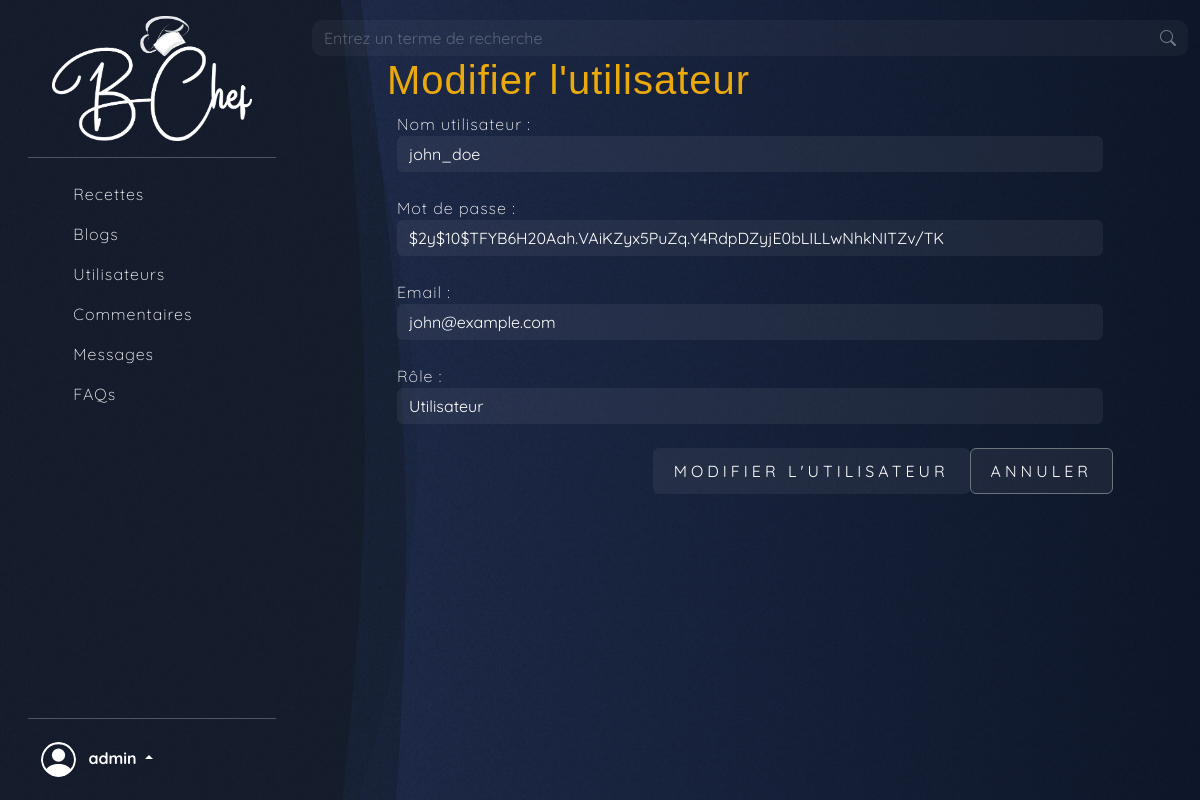
Page /admin/edit_utilisateurs.php?id_utilisateur=1&action=edit (signed in) on the committed database.
### tables this page shows
CREATE TABLE `utilisateurs` (
  `id_utilisateur` int(11) NOT NULL,
  `nom_utilisateur` varchar(50) NOT NULL,
  `mot_de_passe` varchar(255) NOT NULL,
  `email` varchar(100) NOT NULL,
  `cree_le` timestamp NOT NULL DEFAULT current_timestamp(),
  `role` enum('admin','utilisateur') NOT NULL DEFAULT 'utilisateur'
);

### admin/edit_utilisateurs.php (the view, shortened to what this page needs)
<?php
include 'header_admin.php';
$connexion = connexion();
try
{
    function getutilisateurById($connexion, $id_utilisateur) {
        $res = $connexion->prepare("SELECT * FROM utilisateurs WHERE id_utilisateur = ?");
        $res->execute([$id_utilisateur]);
        return $res->fetch(PDO::FETCH_ASSOC);
    }
    if (isset($_GET['id_utilisateur'])) {
        $id_utilisateur = $_GET['id_utilisateur'];
        $utilisateur = getutilisateurById($connexion, $id_utilisateur);
    } else {
        echo "ID de l'utilisateur non spécifié.";
        exit;
    }
} catch (PDOException $e) {
    $message = 'Erreur : ' . $e->getMessage();
}
?>
<div class="box">
    <div class="form-content">
        <div class="row justify-content-center">
            <div class="col-10">
                <h1>Modifier l'utilisateur</h1>
                <form action="" method="POST" class="modal-block">
                    <table class="w-100">
                        <tr>
                          <td colspan="2"><label for="nom_utilisateur">Nom utilisateur :</label><br>
                            <input type="text" id="nom_utilisateur" name="nom_utilisateur" class="form-control" required value="<?php echo $utilisateur['nom_utilisateur'];?>"><br>
                          </td>
                        </tr>
                        <tr>
                          <td colspan="2"><label for="mot_de_passe">Mot de passe :</label><br>
                            <input type="text" id="mot_de_passe" name="mot_de_passe" class="form-control" required value="<?php echo $utilisateur['mot_de_passe'];?>"><br>
                          </td>
                        </tr>
                        <tr>
                          <td colspan="2"><label for="email">Email :</label><br>
                            <input type="email" id="email" name="email" class="form-control" required value="<?php echo $utilisateur['email'];?>"><br>
                          </td>
                        </tr>
                        <tr>
                          <td><label for="role">Rôle :</label><br>
                            <select id="role" name="role" class="form-select" required>
                              <option value="utilisateur" <?php if($utilisateur['role'] == 'utilisateur') echo 'selected'; ?>>Utilisateur</option>
                            </select><br>
                          </td>
                        </tr>
                      </table>
                      <div class="modal-footer">
                        <button type="submit" name="submit_edit" class="btn boutton">Modifier l'utilisateur</button>
                        <a href="admin_utilisateurs.php" class="btn btn-secondary boutton">Annuler</a>
                      </div>
                    </form>
            </div>
        </div>
    </div>
</div>
</body>
</html>

### admin/style.css (style rules this page uses)
* { margin: 0; padding: 0; -webkit-box-sizing: border-box; box-sizing: border-box; }
body { font-family: "Quicksand", sans-serif; font-optical-sizing: auto; font-weight: 100; font-size: 16px; font-style: normal; letter-spacing: 1px; color: black; background: rgb(15,24,44); background: linear-gradient(270deg, #0f182c 0%, #27355a 100%); color: white; }
body::after { content: url(); background-image: url(../images/Background\ Noise.svg); background-size: cover; background-repeat: repeat; background-position: center; position: fixed; height: 100%; top: 0; left: 0; bottom: 0; right: 0; z-index: -1; }
h1 { font-family: "Archivo Black", sans-serif; font-optical-sizing: auto; font-weight: 500; font-size: 40px; color: #EAA90C; }
a { text-decoration: none; color: white; }
.modal-block input, .modal-block textarea, .modal-block select { background: #ffffff0f; color: white; border: 0; }
td { padding:0 10px; }
.modal-block option { background: #ffffff0f; color: white; border: 0; }
.boutton { background-color: #ffffff0f; position: relative; display: inline-block; padding: 10px 20px; color: #ffffff; font-size: 16px; text-decoration: none; text-transform: uppercase; overflow: hidden; transition: .5s; letter-spacing: 4px; }

### rows in the picture
utilisateurs: nom_utilisateur "john_doe", mot_de_passe "$2y$10$TFYB6H20Aah.VAiKZyx5PuZq.Y4RdpDZyjE0bLILLwNhkNITZv/TK", email "john@example.com", role "Utilisateur"

### other values in the picture
$_SESSION['admin'] "admin"
